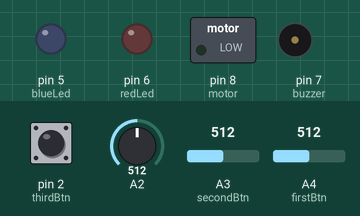
A sketch run on a simulated Arduino Uno, built with avr-gcc and run on an emulated ATmega328P. Shown: switched loads named in the sketch (green lamp = pin HIGH), output pins drawn as LEDs (lit = HIGH), buzzer (waves = sounding, pin HIGH). Dashed ring = blinking. The test bench sets the inputs (shaded band); at power-on: pin 2 (thirdBtn) LOW, A2 = 512, A3 (secondBtn) = 512, A4 (firstBtn) = 512. What the sketch prints to the serial monitor is not drawn.

Above: at 0.1 s.
At 1.2 s:
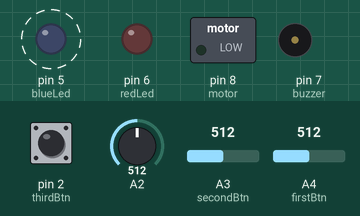
1.3 s: pin 2 (thirdBtn) pulled HIGH for 0.15 s
13.3 s: pin 2 (thirdBtn) pulsed HIGH 2 times (0.12 s each, 0.3 s apart)
Timing chart, 0 to 17.3 s (numbered marks = the images above; inputs shaded):
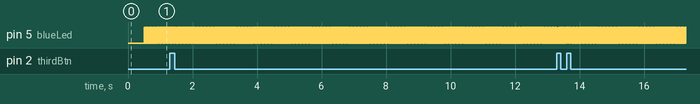

The sketch:

module.ino
```cpp
/*

프레스기계 제어

요구사항
1. 버튼 I와 II 동시 누르면 서보모터 동작 I번 + 빨간색 LED 0.5초간격 점멸 동작하지 않으면 파란색 LED 점멸
2. 비상정지버튼 눌렀을 시 부저 + 모든기능 정지
 */

//라이브러리 추가

#include<Servo.h>
Servo servo;

//소자별 정보

#define motor 8
#define buzzer 7
#define redLed 6
#define blueLed 5
#define firstBtn 4
#define secondBtn 3
#define thirdBtn 2

//소자상태 정의

char motor_value = 0;
char motor_state = 0;
char buzzer_state = 0;
char redLed_state = 0;
char blueLed_state = 0;
char firstBtn_state = 0;
char secondBtn_state = 0;
char thirdBtn_state = 0;

//init 함수

void setup() {
    Serial.begin(9600);
    pinMode(motor, OUTPUT);
    pinMode(buzzer, OUTPUT);
    pinMode(redLed, OUTPUT);
    pinMode(blueLed, OUTPUT);
    pinMode(firstBtn, INPUT);
    pinMode(secondBtn, INPUT);
    pinMode(thirdBtn, INPUT);
}

void loop() {
    EMERGENCY();
    INPUT_BTN();
}
```

emergency.ino
```cpp
void EMERGENCY() {
    attachInterrupt(digitalPinToInterrupt(thirdBtn), STOP, CHANGE);
}

void STOP() {
    motor_value = 0;
    motor_state = 0;
    buzzer_state = 0;
    redLed_state = 0;
    blueLed_state = 0;
    firstBtn_state = 0;
    secondBtn_state = 0;
    thirdBtn_state = 0;
    WORKING_BUZZER();
    Serial.println("EMERGENCY!");
}
```

etc.ino
```cpp
void WORKING_MOTOR() {
    motor_value += 30;
    if(motor_value == 180) {
        motor_value = 0;
    }
}

void WORKING_BUZZER() {
    buzzer_state = 1;
}
```

led.ino
```cpp
void WORKING_LED() {
    unsigned long previous_Millis = 0;
    unsigned long current_Millis = millis();

    if (current_Millis - previous_Millis >= 500) {
        previous_Millis = current_Millis;
        if (redLed_state == 0) {
            redLed_state = 1;
        } else {
            redLed_state = 0;
        }
        digitalWrite(redLed, redLed_state);
    }
}

void NOT_WORKING_LED() {
    unsigned long previous_Millis = 0;
    unsigned long current_Millis = millis();

    if (current_Millis - previous_Millis >= 500) {
        previous_Millis = current_Millis;
        if (blueLed_state == 0) {
            blueLed_state = 1;
        } else {
            blueLed_state = 0;
        }
        digitalWrite(blueLed, blueLed_state);
    }
}
```

main.ino
```cpp
void INPUT_BTN() {
    unsigned long previous_Millis = 0;
    unsigned long current_Millis = millis();

    firstBtn_state = analogRead(firstBtn);
    secondBtn_state = analogRead(secondBtn);
    thirdBtn_state = analogRead(thirdBtn);

    if(firstBtn_state == 1 || secondBtn_state == 1) {
        previous_Millis = current_Millis;
    }

    if(firstBtn_state == 1 && secondBtn ==1 && current_Millis - previous_Millis <= 40) {
        WORKING_LED();
        WORKING_MOTOR();
        Serial.println("It's working!");
    }

    if(firstBtn_state == 0 || secondBtn_state == 0) {
        NOT_WORKING_LED();
        Serial.println("Not working");
    }
}
```

Measured:
- by itself, pin 5 (blueLed): alternates HIGH for 0.01 s and LOW for 0.01 s
